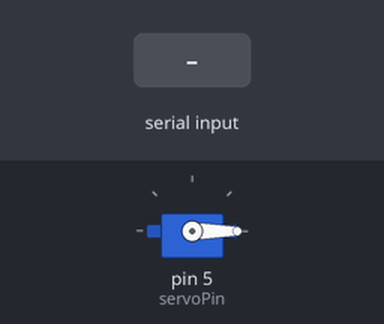
A sketch run on a simulated Arduino Uno, built with avr-gcc and run on an emulated ATmega328P. Shown: servo. The inputs (shaded band) are chosen by the test bench.

Above: at 1.2 s.
1.3 s: "open the door\n" received over Serial
At 1.9 s:
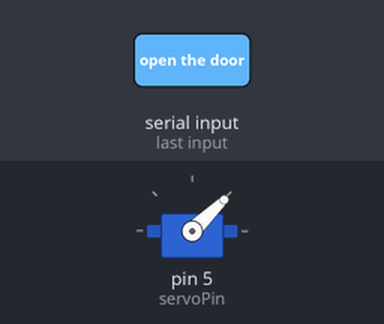
Timing chart, 0 to 4.3 s (numbered marks = the images above; inputs shaded):
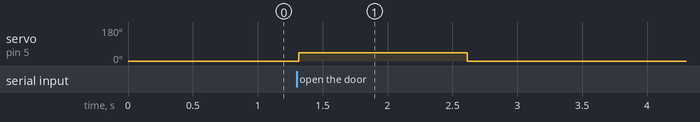

The sketch:

arduino.ino
```cpp
#include <Servo.h>
Servo servo;
int servoPin = 5;
String data;
void setup() {
  Serial.begin (9600);
  servo.attach(servoPin);
  servo.writeMicroseconds(0);
}

void loop() {
}

void serialEvent () {
  data = Serial.readStringUntil ('\n');

  if (data.equals ("open the door")) {
    servo.writeMicroseconds(1000);
    delay(1300);
     servo.writeMicroseconds(0);
  } else {
    servo.writeMicroseconds(0);
    delay(1300);
  }
}
```

Measured:
- after the input at 1.3 s, servo on pin 5 (servoPin): 0° → 44° at once, → 0° 1.3 s later
